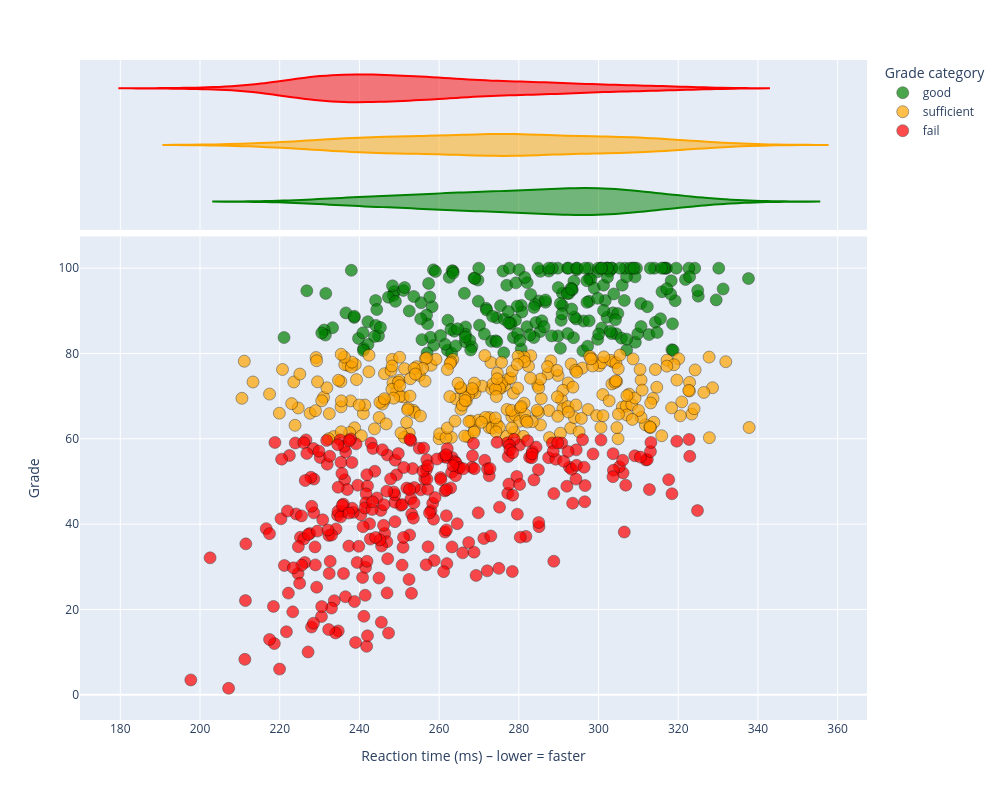

Write notebook code for a chart like this one.
### Code cell
import pandas as pd
import plotly.express as px
import numpy as np

df = pd.read_csv("../../data/Gaming_Academic_Performance.csv")

conditions = [
    df["grades"] >= 80,  # good
    df["grades"] >= 60,  # sufficient
]
choices = ["good", "sufficient"]

df["grade_category"] = np.select(conditions, choices, default="fail")
# Ensure we only use realistic grades

df_filtered = df[df["grades"] <= 100].copy()

if len(df_filtered) > 800:
    df_small = df_filtered.sample(n=800, random_state=0)
else:
    df_small = df_filtered.copy()

fig = px.scatter(
    df_small,
    x="reaction_time_ms",
    y="grades",
    color="grade_category",
    hover_data=[
        "gaming_hours",
        "study_hours",
        "reaction_time_ms",
        "grades",
        "grade_category",
    ],
    labels={
        "reaction_time_ms": "Reaction time (ms) ",
        "grades": "Grade ",
        "gaming_hours": "Gaming hours/week ",
        "grade_category": "Grade category ",
        "study_hours": "Study hours/week ",
    },
    color_discrete_map={
        "fail": "red",
        "sufficient": "orange",
        "good": "green",
    },
    marginal_x="violin",
    width=1000,
    height=800,
)

# Make points readable
fig.update_traces(marker=dict(size=12, opacity=0.7, line=dict(width=0.5, color="black")))

# Improve axis labels
fig.update_layout(
    xaxis_title="Reaction time (ms) – lower = faster",
    yaxis_title="Grade",
    legend_title_text="Grade category",
)

fig.show()

### Figure 1 — Plotly figure (JSON) as saved in the notebook; plotly's stock layout.template omitted (floating-point values rounded to 4 significant figures; data arrays with more than 128 entries replaced by an {"elided": "..."} marker saying what was removed)
{"data": [{"customdata": {"elided": "231x3 mixed values"}, "hovertemplate": "Grade category =%{customdata[2]}<br>Reaction time (ms) =%{x}<br>Grade =%{y}<br>Gaming hours/week =%{customdata[0]}<br>Study hours/week =%{customdata[1]}<extra></extra>", "legendgroup": "good", "marker": {"color": "green", "line": {"color": "black", "width": 0.5}, "opacity": 0.7, "size": 12, "symbol": "circle"}, "mode": "markers", "name": "good", "orientation": "v", "showlegend": true, "type": "scatter", "x": {"elided": "231 float values"}, "xaxis": "x", "y": {"elided": "231 float values"}, "yaxis": "y"}, {"alignmentgroup": "True", "customdata": {"elided": "231x3 mixed values"}, "hovertemplate": "Grade category =%{customdata[2]}<br>Reaction time (ms) =%{x}<br>Gaming hours/week =%{customdata[0]}<br>Study hours/week =%{customdata[1]}<extra></extra>", "legendgroup": "good", "marker": {"color": "green", "line": {"color": "black", "width": 0.5}, "opacity": 0.7, "size": 12, "symbol": "circle"}, "name": "good", "offsetgroup": "good", "scalegroup": "x", "showlegend": false, "type": "violin", "x": {"elided": "231 float values"}, "xaxis": "x2", "yaxis": "y2"}, {"customdata": {"elided": "272x3 mixed values"}, "hovertemplate": "Grade category =%{customdata[2]}<br>Reaction time (ms) =%{x}<br>Grade =%{y}<br>Gaming hours/week =%{customdata[0]}<br>Study hours/week =%{customdata[1]}<extra></extra>", "legendgroup": "sufficient", "marker": {"color": "orange", "line": {"color": "black", "width": 0.5}, "opacity": 0.7, "size": 12, "symbol": "circle"}, "mode": "markers", "name": "sufficient", "orientation": "v", "showlegend": true, "type": "scatter", "x": {"elided": "272 float values"}, "xaxis": "x", "y": {"elided": "272 float values"}, "yaxis": "y"}, {"alignmentgroup": "True", "customdata": {"elided": "272x3 mixed values"}, "hovertemplate": "Grade category =%{customdata[2]}<br>Reaction time (ms) =%{x}<br>Gaming hours/week =%{customdata[0]}<br>Study hours/week =%{customdata[1]}<extra></extra>", "legendgroup": "sufficient", "marker": {"color": "orange", "line": {"color": "black", "width": 0.5}, "opacity": 0.7, "size": 12, "symbol": "circle"}, "name": "sufficient", "offsetgroup": "sufficient", "scalegroup": "x", "showlegend": false, "type": "violin", "x": {"elided": "272 float values"}, "xaxis": "x2", "yaxis": "y2"}, {"customdata": {"elided": "297x3 mixed values"}, "hovertemplate": "Grade category =%{customdata[2]}<br>Reaction time (ms) =%{x}<br>Grade =%{y}<br>Gaming hours/week =%{customdata[0]}<br>Study hours/week =%{customdata[1]}<extra></extra>", "legendgroup": "fail", "marker": {"color": "red", "line": {"color": "black", "width": 0.5}, "opacity": 0.7, "size": 12, "symbol": "circle"}, "mode": "markers", "name": "fail", "orientation": "v", "showlegend": true, "type": "scatter", "x": {"elided": "297 float values"}, "xaxis": "x", "y": {"elided": "297 float values"}, "yaxis": "y"}, {"alignmentgroup": "True", "customdata": {"elided": "297x3 mixed values"}, "hovertemplate": "Grade category =%{customdata[2]}<br>Reaction time (ms) =%{x}<br>Gaming hours/week =%{customdata[0]}<br>Study hours/week =%{customdata[1]}<extra></extra>", "legendgroup": "fail", "marker": {"color": "red", "line": {"color": "black", "width": 0.5}, "opacity": 0.7, "size": 12, "symbol": "circle"}, "name": "fail", "offsetgroup": "fail", "scalegroup": "x", "showlegend": false, "type": "violin", "x": {"elided": "297 float values"}, "xaxis": "x2", "yaxis": "y2"}], "layout": {"height": 800, "legend": {"title": {"text": "Grade category"}, "tracegroupgap": 0}, "margin": {"t": 60}, "width": 1000, "xaxis": {"anchor": "y", "domain": [0, 1], "title": {"text": "Reaction time (ms) – lower = faster"}}, "xaxis2": {"anchor": "y2", "domain": [0, 1], "matches": "x", "showgrid": true, "showticklabels": false}, "yaxis": {"anchor": "x", "domain": [0, 0.7326], "title": {"text": "Grade"}}, "yaxis2": {"anchor": "x2", "domain": [0.7426, 1], "matches": "y2", "showgrid": false, "showline": false, "showticklabels": false, "ticks": ""}}}
